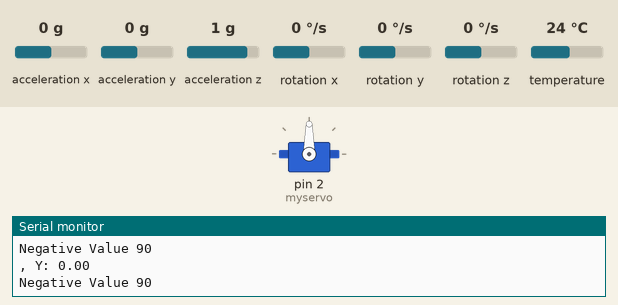
The sketch below on a simulated Arduino Leonardo, built with avr-gcc and run on an emulated ATmega32U4. Parts: servo, the last lines printed to the serial monitor. Inputs (shaded band) come from the test bench; at power-on: acceleration y 0 g, acceleration x 0 g, acceleration z 1 g, rotation x 0 °/s, rotation y 0 °/s, rotation z 0 °/s, temperature 24 °C.

Above: at 1.3 s.
1.4 s: acceleration y set to 0.2 g
At 2.6 s:
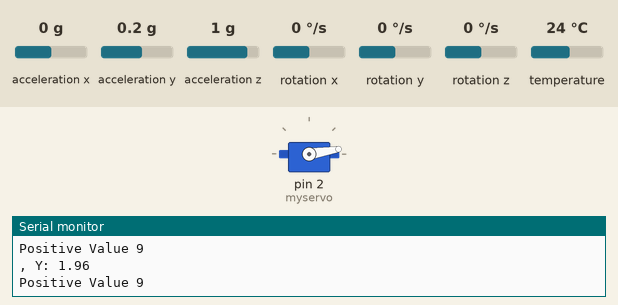
3.1 s: acceleration y set to -0.8 g
At 4.2 s:
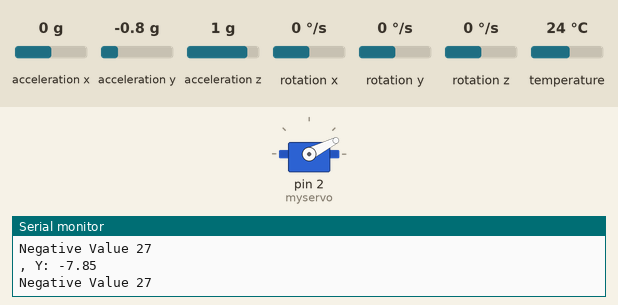
4.6 s: acceleration y set to 0.8 g
At 5.7 s:
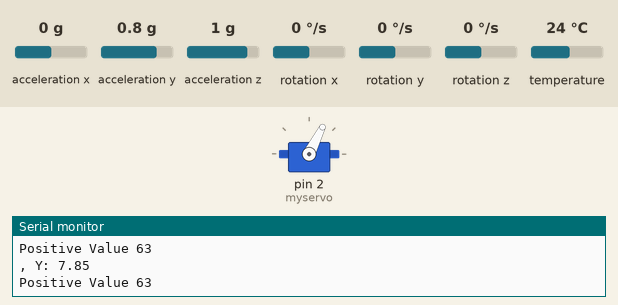
6.1 s: acceleration y set to 1.4 g
At 7.2 s:
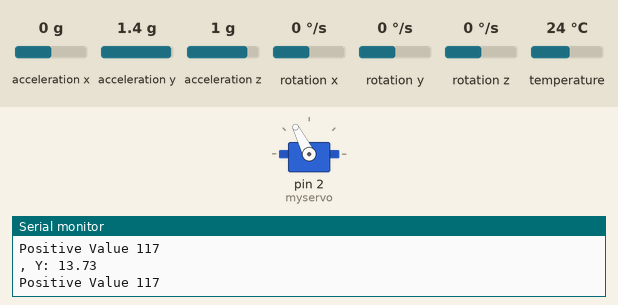
7.6 s: acceleration y set to 0 g
At 8.8 s:
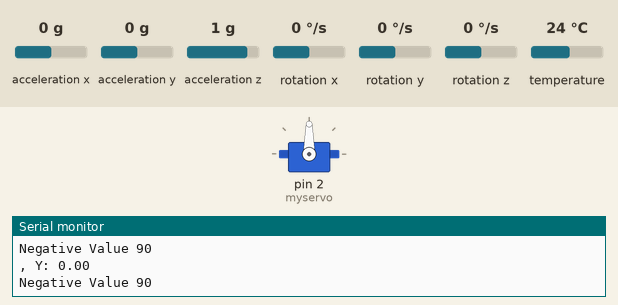
Timing chart, 0 to 10.1 s (numbered marks = the images above; inputs shaded):
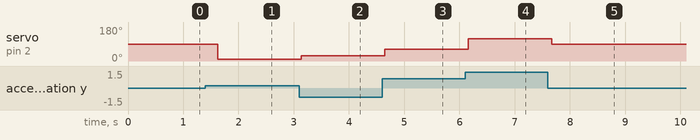

The sketch:

mpu_servo.ino
```cpp
// Basic demo for accelerometer readings from Adafruit MPU6050

#include <Adafruit_MPU6050.h>
#include <Adafruit_Sensor.h>
#include <Wire.h>
#include <Servo.h>

Servo myservo;  // create servo object to control a servo
// twelve servo objects can be created on most boards
Adafruit_MPU6050 mpu;
unsigned long sampleMillis = 0;

void setup(void) {
  Serial.begin(115200);
  while (!Serial)
    delay(10); // will pause Zero, Leonardo, etc until serial console opens

  Serial.println("Adafruit MPU6050 test!");
  myservo.attach(2);  // attaches the servo on GIO2 to the servo object
  // Try to initialize!
  if (!mpu.begin()) {
    Serial.println("Failed to find MPU6050 chip");
    while (1) {
      delay(10);
    }
  }
  Serial.println("MPU6050 Found!");

  mpu.setAccelerometerRange(MPU6050_RANGE_8_G);
  Serial.print("Accelerometer range set to: ");
  switch (mpu.getAccelerometerRange()) {
  case MPU6050_RANGE_2_G:
    Serial.println("+-2G");
    break;
  case MPU6050_RANGE_4_G:
    Serial.println("+-4G");
    break;
  case MPU6050_RANGE_8_G:
    Serial.println("+-8G");
    break;
  case MPU6050_RANGE_16_G:
    Serial.println("+-16G");
    break;
  }
  mpu.setGyroRange(MPU6050_RANGE_500_DEG);
  Serial.print("Gyro range set to: ");
  switch (mpu.getGyroRange()) {
  case MPU6050_RANGE_250_DEG:
    Serial.println("+- 250 deg/s");
    break;
  case MPU6050_RANGE_500_DEG:
    Serial.println("+- 500 deg/s");
    break;
  case MPU6050_RANGE_1000_DEG:
    Serial.println("+- 1000 deg/s");
    break;
  case MPU6050_RANGE_2000_DEG:
    Serial.println("+- 2000 deg/s");
    break;
  }

  mpu.setFilterBandwidth(MPU6050_BAND_44_HZ);
  Serial.print("Filter bandwidth set to: ");
  switch (mpu.getFilterBandwidth()) {
  case MPU6050_BAND_260_HZ:
    Serial.println("260 Hz");
    break;
  case MPU6050_BAND_184_HZ:
    Serial.println("184 Hz");
    break;
  case MPU6050_BAND_94_HZ:
    Serial.println("94 Hz");
    break;
  case MPU6050_BAND_44_HZ:
    Serial.println("44 Hz");
    break;
  case MPU6050_BAND_21_HZ:
    Serial.println("21 Hz");
    break;
  case MPU6050_BAND_10_HZ:
    Serial.println("10 Hz");
    break;
  case MPU6050_BAND_5_HZ:
    Serial.println("5 Hz");
    break;
  }

  Serial.println("");
  delay(100);
}

void loop() {
  // if(millis()-sampleMillis>500){
  /* Get new sensor events with the readings */
  sensors_event_t a, g, temp;
  mpu.getEvent(&a, &g, &temp);

  /* Print out the values */
//  Serial.print("Acceleration X: ");
//  Serial.print(a.acceleration.x);
  Serial.print(", Y: ");
  Serial.println(a.acceleration.y);
  int accl = a.acceleration.y;
  if(a.acceleration.y > 0){
    int servowrite = map(accl, 0, 10, 0, 90);
    myservo.write(servowrite);
    Serial.println("Positive Value "+String(servowrite));
  }else{
    int servowrite = map(-accl, 0, 10, 90, 0);
    myservo.write(servowrite);
    Serial.println("Negative Value "+String(servowrite));
  }
//  Serial.print(", Z: ");
//  Serial.print(a.acceleration.z);
//  Serial.println(" m/s^2");

//  Serial.print("Rotation X: ");
//  Serial.print(g.gyro.x);
//  Serial.print(", Y: ");
//  Serial.print(g.gyro.y);
//  Serial.print(", Z: ");
//  Serial.print(g.gyro.z);
//  Serial.println(" rad/s");

//  Serial.print("Temperature: ");
//  Serial.print(temp.temperature);
//  Serial.println(" degC");

//  Serial.println("");
  delay(500);
  //   sampleMillis = millis();
  // }
}
```

Measured:
- the behaviour switches between 0 and 0.1 g on acceleration y (found by bisection; images 0 and 1)
- after the input at 1.4 s, servo on pin 2 (myservo): 90° → 9° after 0.23 s
- after the input at 3.1 s, servo on pin 2 (myservo): 9° → 27° at once
- after the input at 4.6 s, servo on pin 2 (myservo): 27° → 63° after 0.05 s
- after the input at 6.1 s, servo on pin 2 (myservo): 63° → 117° after 0.06 s
- after the input at 7.6 s, servo on pin 2 (myservo): 117° → 90° after 0.07 s
